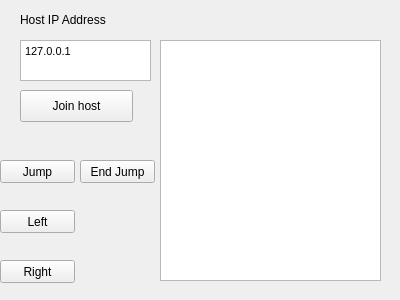
<?xml version="1.0" encoding="UTF-8"?>
<ui version="4.0">
 <class>JoinGame</class>
 <widget class="QWidget" name="JoinGame">
  <property name="geometry">
   <rect>
    <x>0</x>
    <y>0</y>
    <width>400</width>
    <height>300</height>
   </rect>
  </property>
  <property name="windowTitle">
   <string>Form</string>
  </property>
  <widget class="QPushButton" name="pushButton">
   <property name="geometry">
    <rect>
     <x>20</x>
     <y>90</y>
     <width>113</width>
     <height>32</height>
    </rect>
   </property>
   <property name="text">
    <string>Join host</string>
   </property>
  </widget>
  <widget class="QLabel" name="label">
   <property name="geometry">
    <rect>
     <x>20</x>
     <y>10</y>
     <width>111</width>
     <height>20</height>
    </rect>
   </property>
   <property name="text">
    <string>Host IP Address</string>
   </property>
  </widget>
  <widget class="QTextEdit" name="HostIP">
   <property name="geometry">
    <rect>
     <x>20</x>
     <y>40</y>
     <width>131</width>
     <height>41</height>
    </rect>
   </property>
   <property name="html">
    <string>&lt;!DOCTYPE HTML PUBLIC &quot;-//W3C//DTD HTML 4.0//EN&quot; &quot;http://www.w3.org/TR/REC-html40/strict.dtd&quot;&gt;
&lt;html&gt;&lt;head&gt;&lt;meta name=&quot;qrichtext&quot; content=&quot;1&quot; /&gt;&lt;style type=&quot;text/css&quot;&gt;
p, li { white-space: pre-wrap; }
&lt;/style&gt;&lt;/head&gt;&lt;body style=&quot; font-family:'MS Shell Dlg 2'; font-size:8.25pt; font-weight:400; font-style:normal;&quot;&gt;
&lt;p style=&quot; margin-top:0px; margin-bottom:0px; margin-left:0px; margin-right:0px; -qt-block-indent:0; text-indent:0px;&quot;&gt;127.0.0.1&lt;/p&gt;&lt;/body&gt;&lt;/html&gt;</string>
   </property>
  </widget>
  <widget class="QTextEdit" name="EventLog">
   <property name="geometry">
    <rect>
     <x>160</x>
     <y>40</y>
     <width>221</width>
     <height>241</height>
    </rect>
   </property>
  </widget>
  <widget class="QPushButton" name="Jump">
   <property name="geometry">
    <rect>
     <x>0</x>
     <y>160</y>
     <width>75</width>
     <height>23</height>
    </rect>
   </property>
   <property name="text">
    <string>Jump</string>
   </property>
  </widget>
  <widget class="QPushButton" name="Left">
   <property name="geometry">
    <rect>
     <x>0</x>
     <y>210</y>
     <width>75</width>
     <height>23</height>
    </rect>
   </property>
   <property name="text">
    <string>Left</string>
   </property>
  </widget>
  <widget class="QPushButton" name="Right">
   <property name="geometry">
    <rect>
     <x>0</x>
     <y>260</y>
     <width>75</width>
     <height>23</height>
    </rect>
   </property>
   <property name="text">
    <string>Right</string>
   </property>
  </widget>
  <widget class="QPushButton" name="EndJump">
   <property name="geometry">
    <rect>
     <x>80</x>
     <y>160</y>
     <width>75</width>
     <height>23</height>
    </rect>
   </property>
   <property name="text">
    <string>End Jump</string>
   </property>
  </widget>
 </widget>
 <resources/>
 <connections/>
</ui>
